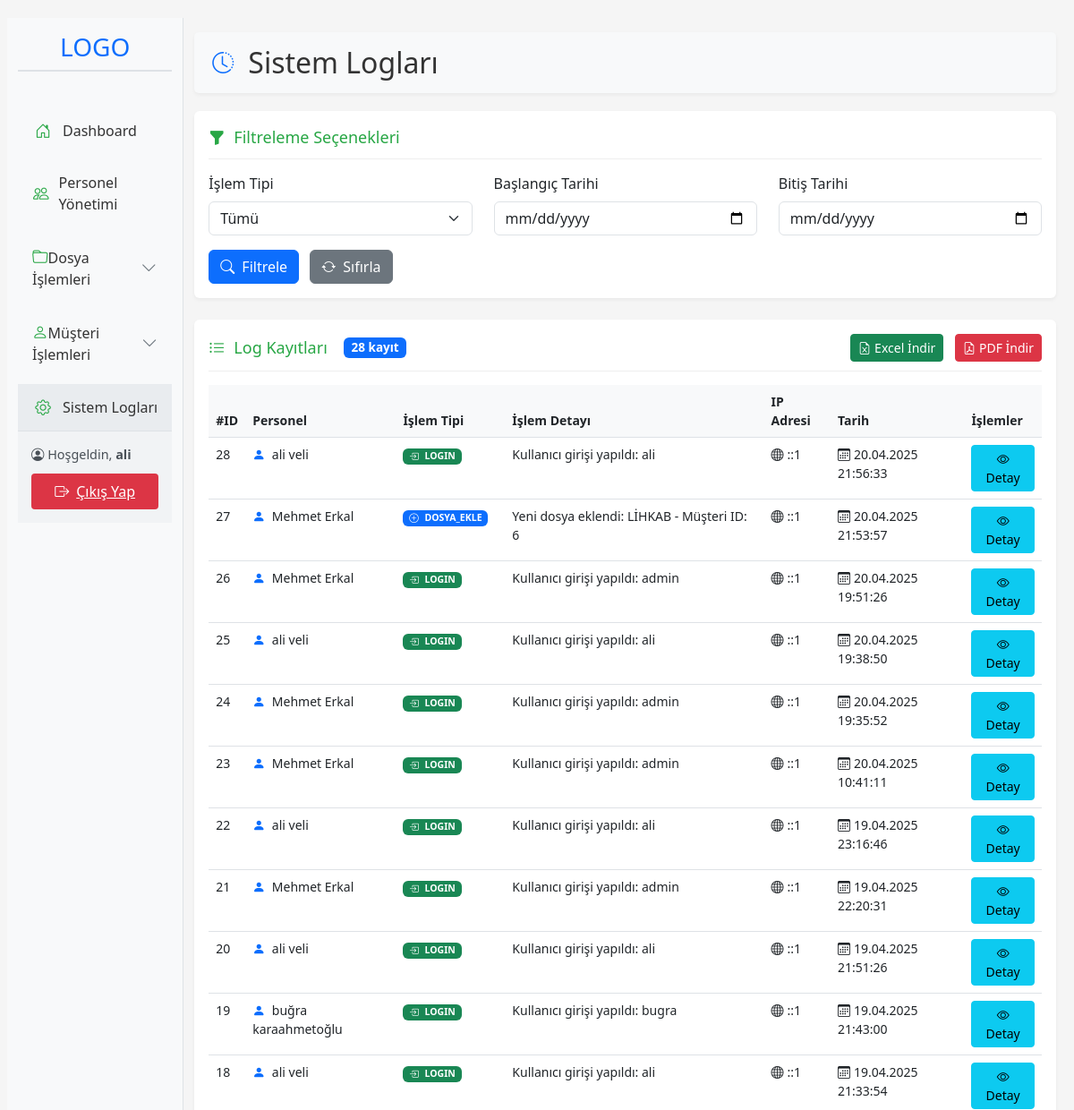
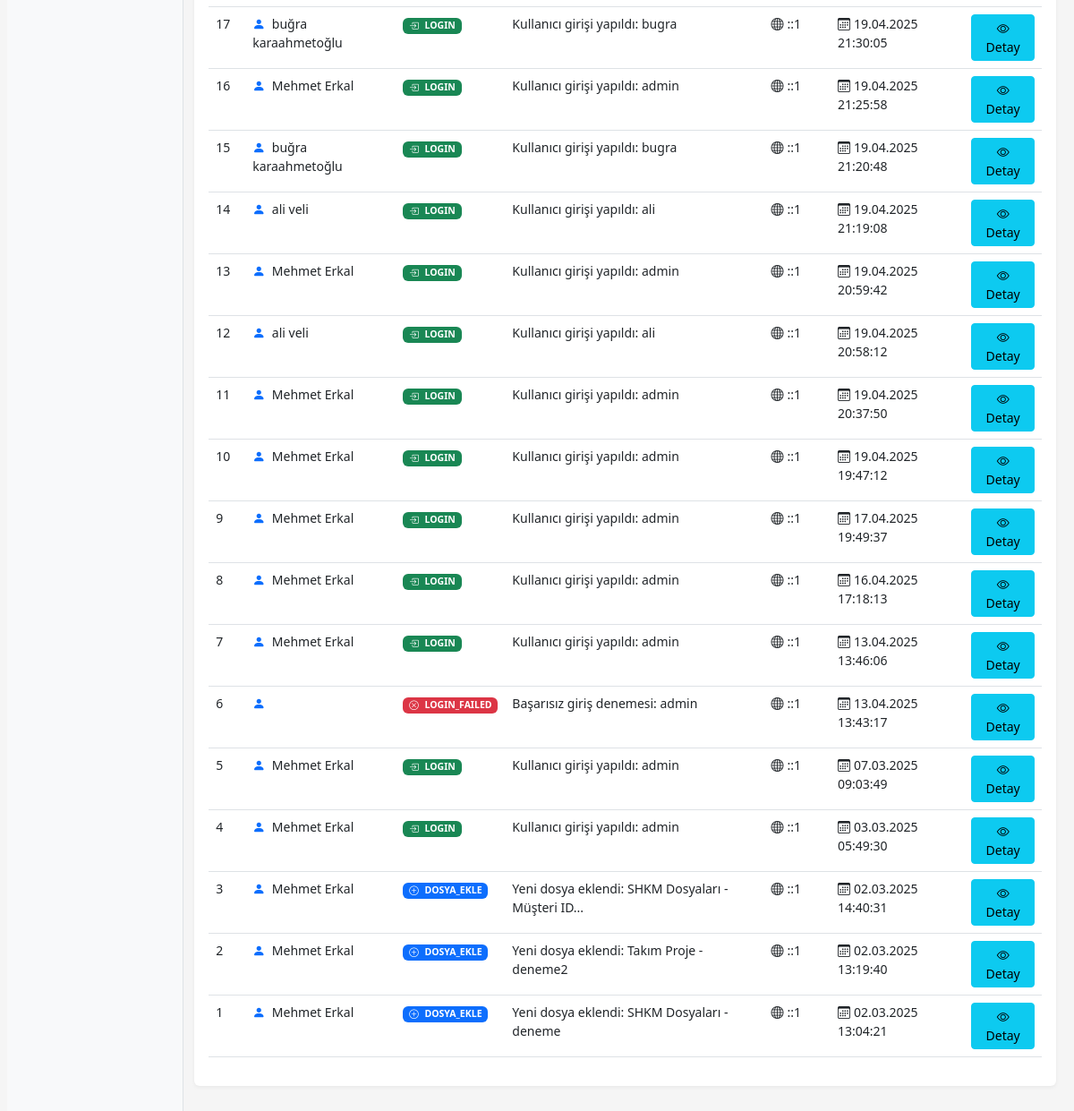
Page /loglar.php (signed in) on the committed database (2 pictures, top to bottom).
### tables this page shows
CREATE TABLE `sistem_loglar` (
  `log_id` int(11) NOT NULL,
  `personel_id` int(11) DEFAULT NULL,
  `islem_tipi` varchar(50) NOT NULL,
  `islem_detay` text DEFAULT NULL,
  `ip_adresi` varchar(45) NOT NULL,
  `tarih` timestamp NOT NULL DEFAULT current_timestamp()
);

CREATE TABLE `personel` (
  `personel_id` int(11) NOT NULL,
  `ad` varchar(50) NOT NULL,
  `soyad` varchar(50) NOT NULL,
  `kullanici_adi` varchar(50) NOT NULL,
  `email` varchar(100) NOT NULL,
  `sifre` varchar(255) NOT NULL,
  `tc_kimlik_no` char(11) NOT NULL,
  `telefon` varchar(15) NOT NULL
);

### loglar.php (the view, shortened to what this page needs)
<?php
$database = new Database();
$conn = $database->getConnection();
$logs = [];
$start_date = '';
$end_date = '';
if ($_SERVER["REQUEST_METHOD"] == "POST") {
    $operation_type = $_POST['operation_type'] ?? '';
    $start_date = $_POST['start_date'] ?? '';
    $end_date = $_POST['end_date'] ?? '';
    $query = "SELECT l.*, p.ad, p.soyad
              FROM sistem_loglar l
              LEFT JOIN personel p ON l.personel_id = p.personel_id
              WHERE 1=1";
    if ($operation_type) {
        $query .= " AND l.islem_tipi = :operation_type";
    }
    if ($start_date) {
        $query .= " AND l.tarih >= :start_date";
    }
    if ($end_date) {
        $query .= " AND l.tarih <= :end_date";
    }
    $query .= " ORDER BY l.tarih DESC";
    $stmt = $conn->prepare($query);
    if ($operation_type) {
        $stmt->bindParam(':operation_type', $operation_type);
    }
    if ($start_date) {
        $stmt->bindParam(':start_date', $start_date);
    }
    if ($end_date) {
        $stmt->bindParam(':end_date', $end_date);
    }
    $stmt->execute();
    $logs = $stmt->fetchAll(PDO::FETCH_ASSOC);
} else {
    $query = "SELECT l.*, p.ad, p.soyad
              FROM sistem_loglar l
              LEFT JOIN personel p ON l.personel_id = p.personel_id
              ORDER BY l.tarih DESC";
    $stmt = $conn->prepare($query);
    $stmt->execute();
    $logs = $stmt->fetchAll(PDO::FETCH_ASSOC);
}
?>
<!DOCTYPE html>
<html lang="tr">
<head>
    <link href="https://cdn.jsdelivr.net/npm/bootstrap@5.3.0/dist/css/bootstrap.min.css" rel="stylesheet">
    <link href="https://cdn.jsdelivr.net/npm/bootstrap-icons@1.11.0/font/bootstrap-icons.css" rel="stylesheet">
</head>
<body>
    <div class="container-fluid">
        <div class="row">
            <?php include 'sidebar.php'; ?>
            <div class="col-md-10 py-3">
                <div class="page-header">
                    <div class="d-flex align-items-center gap-3">
                        <i class="bi bi-clock-history text-primary" style="font-size: 24px;"></i>
                        <h2 class="mb-0">Sistem Logları</h2>
                    </div>
                </div>
                <div class="card mb-4">
                    <div class="card-body">
                        <div class="section-title">
                            <i class="bi bi-funnel-fill"></i>
                            Filtreleme Seçenekleri
                        </div>
                        <form method="POST" action="">
                            <div class="row">
                                <div class="col-md-4 mb-3">
                                    <label for="operation_type" class="form-label">İşlem Tipi</label>
                                    <select name="operation_type" class="form-select">
                                        <option value="">Tümü</option>
                                    </select>
                                </div>
                                <div class="col-md-4 mb-3">
                                    <label for="start_date" class="form-label">Başlangıç Tarihi</label>
                                    <input type="date" name="start_date" class="form-control" value="<?php echo htmlspecialchars($start_date); ?>">
                                </div>
                                <div class="col-md-4 mb-3">
                                    <label for="end_date" class="form-label">Bitiş Tarihi</label>
                                    <input type="date" name="end_date" class="form-control" value="<?php echo htmlspecialchars($end_date); ?>">
                                </div>
                            </div>
                            <button type="submit" class="btn btn-primary">
                                <i class="bi bi-search me-2"></i>Filtrele
                            </button>
                            <a href="loglar.php" class="btn btn-secondary ms-2">
                                <i class="bi bi-arrow-repeat me-2"></i>Sıfırla
                            </a>
                        </form>
                    </div>
                </div>
                <div class="card">
                    <div class="card-body">
                        <div class="section-title">
                            <i class="bi bi-list-ul"></i>
                            Log Kayıtları
                            <span class="badge bg-primary ms-2"><?php echo count($logs); ?> kayıt</span>
                            <div class="ms-auto">
                                <button class="btn btn-sm btn-success" onclick="exportToExcel()">
                                    <i class="bi bi-file-earmark-excel me-1"></i>Excel İndir
                                </button>
                                <button class="btn btn-sm btn-danger ms-2" onclick="exportToPDF()">
                                    <i class="bi bi-file-earmark-pdf me-1"></i>PDF İndir
                                </button>
                            </div>
                        </div>
                        <div class="table-responsive">
                            <table class="table table-hover" id="logTable">
                                <thead>
                                    <tr>
                                        <th scope="col">#ID</th>
                                        <th scope="col">Personel</th>
                                        <th scope="col">İşlem Tipi</th>
                                        <th scope="col">İşlem Detayı</th>
                                        <th scope="col">IP Adresi</th>
                                        <th scope="col">Tarih</th>
                                        <th scope="col">İşlemler</th>
                                    </tr>
                                </thead>
                                <tbody>
                                    <?php if (count($logs) > 0): ?>
                                        <?php foreach ($logs as $log): ?>
                                        <tr>
                                            <td><?php echo htmlspecialchars($log['log_id']); ?></td>
                                            <td>
                                                <i class="bi bi-person-fill text-primary me-1"></i>
                                                <?php echo htmlspecialchars($log['ad'] . ' ' . $log['soyad']); ?>
                                            </td>
                                            <td>
                                                <?php
                                                $icon = 'bi-activity';
                                                $badgeClass = 'bg-secondary';
                                                switch($log['islem_tipi']) {
                                                    case 'LOGIN':
                                                        $icon = 'bi-box-arrow-in-right';
                                                        $badgeClass = 'bg-success';
                                                        break;
                                                    case 'LOGIN_FAILED':
                                                        $icon = 'bi-x-circle';
                                                        $badgeClass = 'bg-danger';
                                                        break;
                                                    case 'DOSYA_EKLE':
                                                    case 'MUSTERI_EKLE':
                                                        $icon = 'bi-plus-circle';
                                                        $badgeClass = 'bg-primary';
                                                        break;
                                                }
                                                ?>
                                                <span class="badge <?php echo $badgeClass; ?>">
                                                    <i class="bi <?php echo $icon; ?> me-1"></i>
                                                    <?php echo htmlspecialchars($log['islem_tipi']); ?>
                                                </span>
                                            </td>
                                            <td><?php echo htmlspecialchars(substr($log['islem_detay'], 0, 50) . (strlen($log['islem_detay']) > 50 ? '...' : '')); ?></td>
                                            <td><i class="bi bi-globe me-1"></i><?php echo htmlspecialchars($log['ip_adresi']); ?></td>
                                            <td><i class="bi bi-calendar3 me-1"></i><?php echo date('d.m.Y H:i:s', strtotime($log['tarih'])); ?></td>
                                            <td>
                                                <button class="btn btn-sm btn-info log-detail-btn"
                                                   data-log-id="<?php echo htmlspecialchars($log['log_id']); ?>"
                                                   data-personel="<?php echo htmlspecialchars($log['ad'] . ' ' . $log['soyad']); ?>"
                                                   data-islem-tipi="<?php echo htmlspecialchars($log['islem_tipi']); ?>"
                                                   data-ip="<?php echo htmlspecialchars($log['ip_adresi']); ?>"
                                                   data-tarih="<?php echo htmlspecialchars($log['tarih']); ?>"
                                                   data-detay="<?php echo htmlspecialchars($log['islem_detay']); ?>">
                                                    <i class="bi bi-eye"></i> Detay
                                                </button>
                                            </td>
                                        </tr>
                                        <?php endforeach; ?>
                                    <?php endif; ?>
                                </tbody>
                            </table>
                        </div>
                    </div>
                </div>
            </div>
        </div>
    </div>
</body>
</html>

### loglar.php (style rules this page uses)
body { background-color: #f5f5f5; }
.container-fluid { padding: 20px; }
.card { border: none; box-shadow: 0 2px 4px rgba(0,0,0,0.05); margin-bottom: 20px; }
.page-header { background-color: #f8f9fa; color: #333; padding: 15px 20px; margin-bottom: 20px; border-radius: 5px; display: flex; justify-content: space-between; align-items: center; box-shadow: 0 2px 4px rgba(0,0,0,0.05); }
.section-title { color: #28a745; font-size: 18px; margin-bottom: 15px; display: flex; align-items: center; gap: 10px; padding-bottom: 10px; border-bottom: 1px solid #eee; }
.table { font-size: 14px; }
.table th { background-color: #f8f9fa; font-weight: 600; }

### rows in the picture
sistem_loglar: log_id "28", personel.soyad "ali veli", islem_tipi "LOGIN", islem_detay "Kullanıcı girişi yapıldı: ali", ip_adresi "::1", tarih "20.04.2025 21:56:33"
sistem_loglar: log_id "27", personel.soyad "Mehmet Erkal", islem_tipi "DOSYA_EKLE", islem_detay "Yeni dosya eklendi: LİHKAB - Müşteri ID: 6", ip_adresi "::1", tarih "20.04.2025 21:53:57"
sistem_loglar: log_id "26", personel.soyad "Mehmet Erkal", islem_tipi "LOGIN", islem_detay "Kullanıcı girişi yapıldı: admin", ip_adresi "::1", tarih "20.04.2025 19:51:26"
sistem_loglar: log_id "25", personel.soyad "ali veli", islem_tipi "LOGIN", islem_detay "Kullanıcı girişi yapıldı: ali", ip_adresi "::1", tarih "20.04.2025 19:38:50"
sistem_loglar: log_id "24", personel.soyad "Mehmet Erkal", islem_tipi "LOGIN", islem_detay "Kullanıcı girişi yapıldı: admin", ip_adresi "::1", tarih "20.04.2025 19:35:52"
sistem_loglar: log_id "23", personel.soyad "Mehmet Erkal", islem_tipi "LOGIN", islem_detay "Kullanıcı girişi yapıldı: admin", ip_adresi "::1", tarih "20.04.2025 10:41:11"
sistem_loglar: log_id "22", personel.soyad "ali veli", islem_tipi "LOGIN", islem_detay "Kullanıcı girişi yapıldı: ali", ip_adresi "::1", tarih "19.04.2025 23:16:46"
sistem_loglar: log_id "21", personel.soyad "Mehmet Erkal", islem_tipi "LOGIN", islem_detay "Kullanıcı girişi yapıldı: admin", ip_adresi "::1", tarih "19.04.2025 22:20:31"
sistem_loglar: log_id "20", personel.soyad "ali veli", islem_tipi "LOGIN", islem_detay "Kullanıcı girişi yapıldı: ali", ip_adresi "::1", tarih "19.04.2025 21:51:26"
sistem_loglar: log_id "19", personel.soyad "buğra karaahmetoğlu", islem_tipi "LOGIN", islem_detay "Kullanıcı girişi yapıldı: bugra", ip_adresi "::1", tarih "19.04.2025 21:43:00"
sistem_loglar: log_id "18", personel.soyad "ali veli", islem_tipi "LOGIN", islem_detay "Kullanıcı girişi yapıldı: ali", ip_adresi "::1", tarih "19.04.2025 21:33:54"
sistem_loglar: log_id "17", personel.soyad "buğra karaahmetoğlu", islem_tipi "LOGIN", islem_detay "Kullanıcı girişi yapıldı: bugra", ip_adresi "::1", tarih "19.04.2025 21:30:05"
sistem_loglar: log_id "16", personel.soyad "Mehmet Erkal", islem_tipi "LOGIN", islem_detay "Kullanıcı girişi yapıldı: admin", ip_adresi "::1", tarih "19.04.2025 21:25:58"
sistem_loglar: log_id "15", personel.soyad "buğra karaahmetoğlu", islem_tipi "LOGIN", islem_detay "Kullanıcı girişi yapıldı: bugra", ip_adresi "::1", tarih "19.04.2025 21:20:48"
sistem_loglar: log_id "14", personel.soyad "ali veli", islem_tipi "LOGIN", islem_detay "Kullanıcı girişi yapıldı: ali", ip_adresi "::1", tarih "19.04.2025 21:19:08"
sistem_loglar: log_id "13", personel.soyad "Mehmet Erkal", islem_tipi "LOGIN", islem_detay "Kullanıcı girişi yapıldı: admin", ip_adresi "::1", tarih "19.04.2025 20:59:42"
sistem_loglar: log_id "12", personel.soyad "ali veli", islem_tipi "LOGIN", islem_detay "Kullanıcı girişi yapıldı: ali", ip_adresi "::1", tarih "19.04.2025 20:58:12"
sistem_loglar: log_id "11", personel.soyad "Mehmet Erkal", islem_tipi "LOGIN", islem_detay "Kullanıcı girişi yapıldı: admin", ip_adresi "::1", tarih "19.04.2025 20:37:50"
sistem_loglar: log_id "10", personel.soyad "Mehmet Erkal", islem_tipi "LOGIN", islem_detay "Kullanıcı girişi yapıldı: admin", ip_adresi "::1", tarih "19.04.2025 19:47:12"
sistem_loglar: log_id "9", personel.soyad "Mehmet Erkal", islem_tipi "LOGIN", islem_detay "Kullanıcı girişi yapıldı: admin", ip_adresi "::1", tarih "17.04.2025 19:49:37"
sistem_loglar: log_id "8", personel.soyad "Mehmet Erkal", islem_tipi "LOGIN", islem_detay "Kullanıcı girişi yapıldı: admin", ip_adresi "::1", tarih "16.04.2025 17:18:13"
sistem_loglar: log_id "7", personel.soyad "Mehmet Erkal", islem_tipi "LOGIN", islem_detay "Kullanıcı girişi yapıldı: admin", ip_adresi "::1", tarih "13.04.2025 13:46:06"
sistem_loglar: log_id "6", islem_tipi "LOGIN_FAILED", islem_detay "Başarısız giriş denemesi: admin", ip_adresi "::1", tarih "13.04.2025 13:43:17"
sistem_loglar: log_id "5", personel.soyad "Mehmet Erkal", islem_tipi "LOGIN", islem_detay "Kullanıcı girişi yapıldı: admin", ip_adresi "::1", tarih "07.03.2025 09:03:49"
sistem_loglar: log_id "4", personel.soyad "Mehmet Erkal", islem_tipi "LOGIN", islem_detay "Kullanıcı girişi yapıldı: admin", ip_adresi "::1", tarih "03.03.2025 05:49:30"
sistem_loglar: log_id "3", personel.soyad "Mehmet Erkal", islem_tipi "DOSYA_EKLE", islem_detay "Yeni dosya eklendi: SHKM Dosyaları - Müşteri ID...", ip_adresi "::1", tarih "02.03.2025 14:40:31"
sistem_loglar: log_id "2", personel.soyad "Mehmet Erkal", islem_tipi "DOSYA_EKLE", islem_detay "Yeni dosya eklendi: Takım Proje - deneme2", ip_adresi "::1", tarih "02.03.2025 13:19:40"
sistem_loglar: log_id "1", personel.soyad "Mehmet Erkal", islem_tipi "DOSYA_EKLE", islem_detay "Yeni dosya eklendi: SHKM Dosyaları - deneme", ip_adresi "::1", tarih "02.03.2025 13:04:21"

### other values in the picture
$kullanici_adi "ali"
count($logs) "28"
